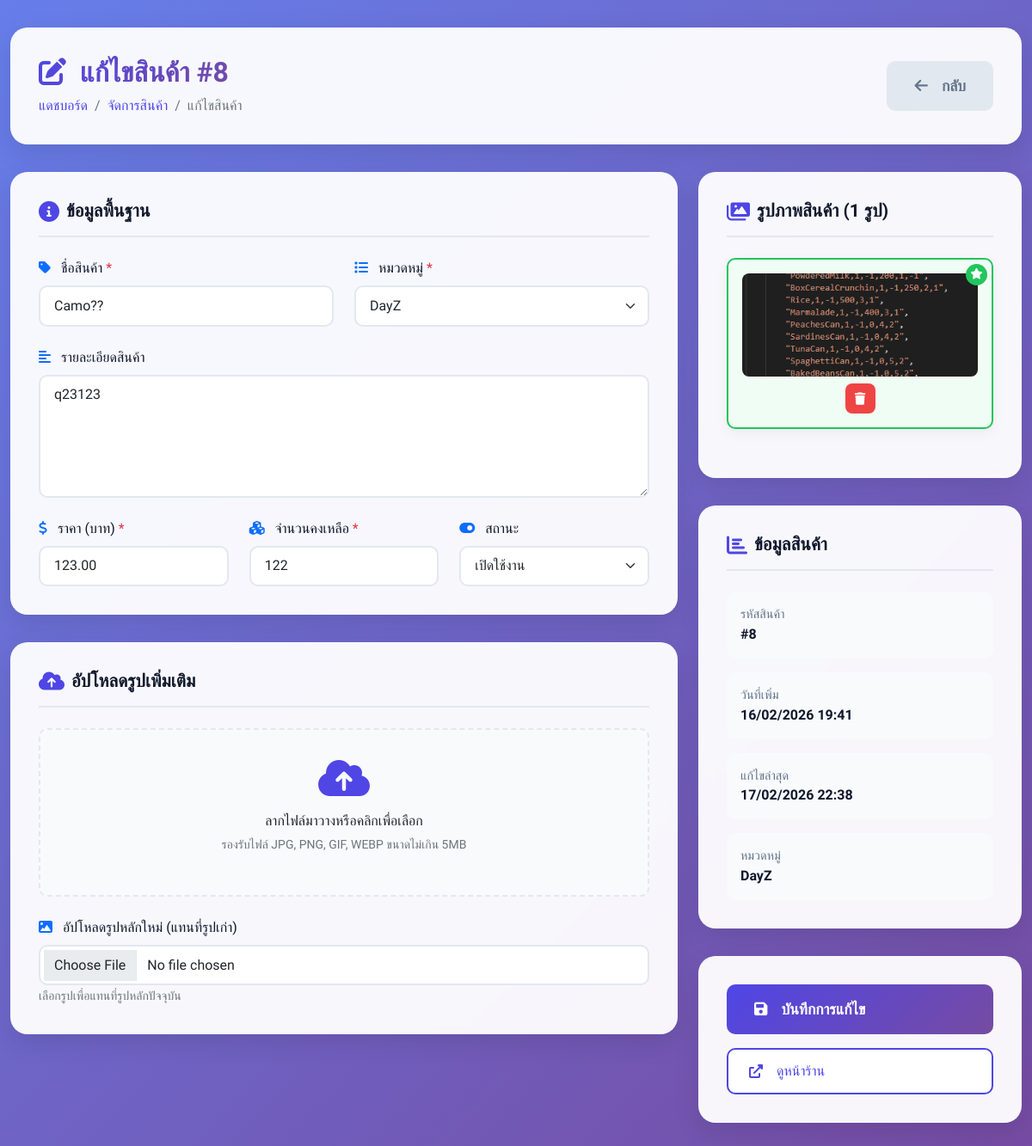
The app's page /admin/edit-product.php?id=8 (signed in) with its own data.
### tables this page shows
CREATE TABLE `products` (
  `id` int(11) NOT NULL,
  `category_id` int(11) DEFAULT NULL,
  `name` varchar(200) NOT NULL,
  `description` text DEFAULT NULL,
  `price` decimal(10,2) NOT NULL,
  `stock` int(11) DEFAULT 0,
  `image_url` varchar(255) DEFAULT NULL,
  `status` enum('active','inactive') DEFAULT 'active',
  `created_at` timestamp NOT NULL DEFAULT current_timestamp(),
  `updated_at` timestamp NOT NULL DEFAULT current_timestamp() ON UPDATE current_timestamp()
);

CREATE TABLE `categories` (
  `id` int(11) NOT NULL,
  `name` varchar(100) NOT NULL,
  `description` text DEFAULT NULL,
  `image_url` varchar(255) DEFAULT NULL,
  `status` enum('active','inactive') DEFAULT 'active',
  `created_at` timestamp NOT NULL DEFAULT current_timestamp()
);

CREATE TABLE `product_images` (
  `id` int(11) NOT NULL,
  `product_id` int(11) NOT NULL,
  `image_url` varchar(255) NOT NULL,
  `is_primary` tinyint(1) DEFAULT 0,
  `created_at` timestamp NOT NULL DEFAULT current_timestamp()
);

### admin/edit-product.php (the view, shortened to what this page needs)
<?php
$database = new Database();
$db = $database->getConnection();
$product_id = $_GET['id'];
$query = "SELECT p.*, c.name as category_name
          FROM products p
          LEFT JOIN categories c ON p.category_id = c.id
          WHERE p.id = :id";
$stmt = $db->prepare($query);
$stmt->bindParam(':id', $product_id);
$stmt->execute();
$product = $stmt->fetch(PDO::FETCH_ASSOC);
$img_query = "SELECT * FROM product_images WHERE product_id = :product_id ORDER BY is_primary DESC, id ASC";
$img_stmt = $db->prepare($img_query);
$img_stmt->bindParam(':product_id', $product_id);
$img_stmt->execute();
$product_images = $img_stmt->fetchAll(PDO::FETCH_ASSOC);
$cat_query = "SELECT * FROM categories WHERE status = 'active' ORDER BY name";
$cat_stmt = $db->prepare($cat_query);
$cat_stmt->execute();
$categories = $cat_stmt->fetchAll(PDO::FETCH_ASSOC);
?>
<!DOCTYPE html>
<html lang="en">
<head>
    <link href="https://cdn.jsdelivr.net/npm/bootstrap@5.1.3/dist/css/bootstrap.min.css" rel="stylesheet">
    <link rel="stylesheet" href="https://cdnjs.cloudflare.com/ajax/libs/font-awesome/6.0.0/css/all.min.css">
</head>
<body>
    <div class="container">
        <div class="page-header fade-in">
            <div class="d-flex justify-content-between align-items-center">
                <div>
                    <h1 class="page-title">
                        <i class="fas fa-edit me-2"></i>
                        แก้ไขสินค้า #<?php echo $product['id']; ?>
                    </h1>
                    <nav aria-label="breadcrumb">
                        <ol class="breadcrumb">
                            <li class="breadcrumb-item"><a href="dashboard.php">แดชบอร์ด</a></li>
                            <li class="breadcrumb-item"><a href="products.php">จัดการสินค้า</a></li>
                            <li class="breadcrumb-item active">แก้ไขสินค้า</li>
                        </ol>
                    </nav>
                </div>
                <a href="products.php" class="btn-cancel">
                    <i class="fas fa-arrow-left me-2"></i>
                    กลับ
                </a>
            </div>
        </div>
        <form method="POST" enctype="multipart/form-data">
            <div class="row">
                <div class="col-lg-8">
                    <div class="main-card fade-in">
                        <h5 class="section-title">
                            <i class="fas fa-info-circle"></i>
                            ข้อมูลพื้นฐาน
                        </h5>
                        <div class="row g-4">
                            <div class="col-md-6">
                                <label class="form-label">
                                    <i class="fas fa-tag text-primary me-2"></i>
                                    ชื่อสินค้า <span class="text-danger">*</span>
                                </label>
                                <input type="text" class="form-control" name="name"
                                       value="<?php echo htmlspecialchars($product['name']); ?>" required>
                            </div>
                            <div class="col-md-6">
                                <label class="form-label">
                                    <i class="fas fa-list text-primary me-2"></i>
                                    หมวดหมู่ <span class="text-danger">*</span>
                                </label>
                                <select class="form-select" name="category_id" required>
                                    <?php foreach($categories as $category): ?>
                                    <option value="<?php echo $category['id']; ?>"
                                        <?php echo $category['id'] == $product['category_id'] ? 'selected' : ''; ?>>
                                        <?php echo htmlspecialchars($category['name']); ?>
                                    </option>
                                    <?php endforeach; ?>
                                </select>
                            </div>
                            <div class="col-12">
                                <label class="form-label">
                                    <i class="fas fa-align-left text-primary me-2"></i>
                                    รายละเอียดสินค้า
                                </label>
                                <textarea class="form-control" name="description" rows="5"><?php echo htmlspecialchars($product['description']); ?></textarea>
                            </div>
                            <div class="col-md-4">
                                <label class="form-label">
                                    <i class="fas fa-dollar-sign text-primary me-2"></i>
                                    ราคา (บาท) <span class="text-danger">*</span>
                                </label>
                                <input type="number" class="form-control" name="price" step="0.01"
                                       value="<?php echo $product['price']; ?>" required>
                            </div>
                            <div class="col-md-4">
                                <label class="form-label">
                                    <i class="fas fa-cubes text-primary me-2"></i>
                                    จำนวนคงเหลือ <span class="text-danger">*</span>
                                </label>
                                <input type="number" class="form-control" name="stock"
                                       value="<?php echo $product['stock']; ?>" required>
                            </div>
                            <div class="col-md-4">
                                <label class="form-label">
                                    <i class="fas fa-toggle-on text-primary me-2"></i>
                                    สถานะ
                                </label>
                                <select class="form-select" name="status">
                                    <option value="active" <?php echo $product['status'] == 'active' ? 'selected' : ''; ?>>เปิดใช้งาน</option>
                                </select>
                            </div>
                        </div>
                    </div>
                    <div class="main-card fade-in">
                        <h5 class="section-title">
                            <i class="fas fa-cloud-upload-alt"></i>
                            อัปโหลดรูปเพิ่มเติม
                        </h5>
                        <div class="upload-area" id="dropArea">
                            <i class="fas fa-cloud-upload-alt"></i>
                            <h6>ลากไฟล์มาวางหรือคลิกเพื่อเลือก</h6>
                            <p class="text-muted small">รองรับไฟล์ JPG, PNG, GIF, WEBP ขนาดไม่เกิน 5MB</p>
                        </div>
                        <div class="mt-4">
                            <label class="form-label">
                                <i class="fas fa-image text-primary me-2"></i>
                                อัปโหลดรูปหลักใหม่ (แทนที่รูปเก่า)
                            </label>
                            <input type="file" class="form-control" name="new_primary_image" accept="image/*">
                            <small class="text-muted">เลือกรูปเพื่อแทนที่รูปหลักปัจจุบัน</small>
                        </div>
                    </div>
                </div>
                <div class="col-lg-4">
                    <div class="main-card fade-in">
                        <h5 class="section-title">
                            <i class="fas fa-images"></i>
                            รูปภาพสินค้า (<?php echo count($product_images); ?> รูป)
                        </h5>
                        <?php if(empty($product_images)): ?>
                            <div class="text-center py-4">
                                <i class="fas fa-image fa-3x text-muted mb-3"></i>
                                <p>ยังไม่มีรูปภาพ</p>
                            </div>
                        <?php else: ?>
                            <div class="image-gallery">
                                <?php foreach($product_images as $image): ?>
                                <div class="image-item <?php echo $image['is_primary'] ? 'primary' : ''; ?>">
                                    <?php if($image['is_primary']): ?>
                                        <div class="primary-badge">
                                            <i class="fas fa-star"></i>
                                        </div>
                                    <?php endif; ?>
                                    <img src="../images/products/<?php echo $image['image_url']; ?>"
                                         class="image-preview" alt="Product image">
                                    <div class="image-actions">
                                        <form method="POST" class="d-inline" onsubmit="return confirm('คุณแน่ใจหรือไม่ที่จะลบรูปนี้?');">
                                            <button type="submit" name="delete_image" class="btn-image btn-delete-image" title="ลบ">
                                                <i class="fas fa-trash"></i>
                                            </button>
                                        </form>
                                    </div>
                                </div>
                                <?php endforeach; ?>
                            </div>
                        <?php endif; ?>
                    </div>
                    <div class="main-card fade-in">
                        <h5 class="section-title">
                            <i class="fas fa-chart-bar"></i>
                            ข้อมูลสินค้า
                        </h5>
                        <div class="info-box mb-3">
                            <div class="info-label">รหัสสินค้า</div>
                            <div class="info-value">#<?php echo $product['id']; ?></div>
                        </div>
                        <div class="info-box mb-3">
                            <div class="info-label">วันที่เพิ่ม</div>
                            <div class="info-value"><?php echo date('d/m/Y H:i', strtotime($product['created_at'])); ?></div>
                        </div>
                        <div class="info-box mb-3">
                            <div class="info-label">แก้ไขล่าสุด</div>
                            <div class="info-value"><?php echo date('d/m/Y H:i', strtotime($product['updated_at'])); ?></div>
                        </div>
                        <div class="info-box">
                            <div class="info-label">หมวดหมู่</div>
                            <div class="info-value"><?php echo htmlspecialchars($product['category_name'] ?? 'ไม่มีหมวดหมู่'); ?></div>
                        </div>
                    </div>
                    <div class="main-card fade-in">
                        <div class="d-grid gap-3">
                            <button type="submit" name="update_product" class="btn-save">
                                <i class="fas fa-save me-2"></i>
                                บันทึกการแก้ไข
                            </button>
                            <a href="../product-detail.php?id=<?php echo $product['id']; ?>" class="btn-view" target="_blank">
                                <i class="fas fa-external-link-alt me-2"></i>
                                ดูหน้าร้าน
                            </a>
                        </div>
                    </div>
                </div>
            </div>
        </form>
    </div>
</body>
</html>

### admin/edit-product.php (style rules this page uses)
* { font-family: 'Prompt', sans-serif; }
:root { --primary: #4f46e5; --primary-dark: #4338ca; --primary-light: #818cf8; --secondary: #64748b; --success: #22c55e; --danger: #ef4444; --warning: #f59e0b; --info: #3b82f6; --dark: #0f172a; --light: #f8fafc; }
body { background: linear-gradient(135deg, #667eea 0%, #764ba2 100%); min-height: 100vh; padding: 2rem 0; }
.container { max-width: 1200px; }
.page-header { background: rgba(255, 255, 255, 0.95); backdrop-filter: blur(10px); border-radius: 20px; padding: 2rem; margin-bottom: 2rem; box-shadow: 0 10px 30px rgba(0, 0, 0, 0.1); border: 1px solid rgba(255, 255, 255, 0.2); }
.page-title { font-weight: 700; font-size: 2rem; background: linear-gradient(135deg, var(--primary) 0%, #764ba2 100%); -webkit-background-clip: text; -webkit-text-fill-color: transparent; margin-bottom: 0.5rem; }
.breadcrumb { background: transparent; padding: 0; margin: 0; }
.breadcrumb-item a { color: var(--primary); text-decoration: none; }
.main-card { background: rgba(255, 255, 255, 0.95); backdrop-filter: blur(10px); border-radius: 20px; padding: 2rem; box-shadow: 0 10px 30px rgba(0, 0, 0, 0.1); border: 1px solid rgba(255, 255, 255, 0.2); margin-bottom: 2rem; }
.section-title { font-size: 1.3rem; font-weight: 700; color: var(--dark); margin-bottom: 1.5rem; display: flex; align-items: center; gap: 0.5rem; padding-bottom: 1rem; border-bottom: 2px solid #e2e8f0; }
.section-title i { color: var(--primary); font-size: 1.5rem; }
.form-label { font-weight: 500; color: var(--dark); margin-bottom: 0.5rem; }
.form-control, .form-select { border: 2px solid #e2e8f0; border-radius: 10px; padding: 0.6rem 1rem; transition: all 0.3s; }
.image-gallery { display: grid; grid-template-columns: repeat(auto-fill, minmax(150px, 1fr)); gap: 1rem; margin: 1.5rem 0; }
.image-item { background: white; border-radius: 10px; padding: 1rem; box-shadow: 0 5px 15px rgba(0, 0, 0, 0.05); border: 2px solid #e2e8f0; transition: all 0.3s; position: relative; }
.image-item.primary { border-color: var(--success); background: #f0fdf4; }
.image-preview { width: 100%; height: 120px; object-fit: cover; border-radius: 8px; margin-bottom: 0.5rem; }
.image-actions { display: flex; gap: 0.3rem; justify-content: center; }
.btn-image { width: 35px; height: 35px; border-radius: 8px; border: none; display: inline-flex; align-items: center; justify-content: center; transition: all 0.3s; cursor: pointer; font-size: 0.9rem; }
.btn-delete-image { background: var(--danger); color: white; }
.primary-badge { position: absolute; top: 5px; right: 5px; background: var(--success); color: white; width: 25px; height: 25px; border-radius: 50%; display: flex; align-items: center; justify-content: center; font-size: 0.8rem; }
.upload-area { border: 2px dashed #e2e8f0; border-radius: 10px; padding: 2rem; text-align: center; background: #f8fafc; cursor: pointer; transition: all 0.3s; margin-top: 1rem; }
.upload-area i { font-size: 3rem; color: var(--primary); margin-bottom: 1rem; }
.btn-save { background: linear-gradient(135deg, var(--primary) 0%, #764ba2 100%); color: white; border: none; border-radius: 10px; padding: 1rem 2rem; font-weight: 600; font-size: 1.1rem; transition: all 0.3s; display: inline-flex; align-items: center; gap: 0.5rem; }
.btn-cancel { background: #e2e8f0; color: var(--secondary); border: none; border-radius: 10px; padding: 1rem 2rem; font-weight: 600; font-size: 1.1rem; transition: all 0.3s; text-decoration: none; display: inline-flex; align-items: center; gap: 0.5rem; }
.btn-view { background: white; border: 2px solid var(--primary); color: var(--primary); border-radius: 10px; padding: 0.8rem 1.5rem; font-weight: 500; text-decoration: none; display: inline-flex; align-items: center; gap: 0.5rem; transition: all 0.3s; }
.info-box { background: #f8fafc; border-radius: 10px; padding: 1rem; margin-top: 1rem; }
.info-label { color: var(--secondary); font-size: 0.9rem; }
.info-value { font-weight: 600; color: var(--dark); }
.fade-in { animation: fadeIn 0.5s ease forwards; }

### records on screen
products: id "8", name "Camo??", category_id "DayZ", description "q23123", price "123.00", stock "122", status "เปิดใช้งาน", created_at "16/02/2026 19:41", updated_at "17/02/2026 22:38", category.name "DayZ"
product_images: is_primary 1 (drawn), image_url (picture)

### other values on screen
count($product_images) "1"
